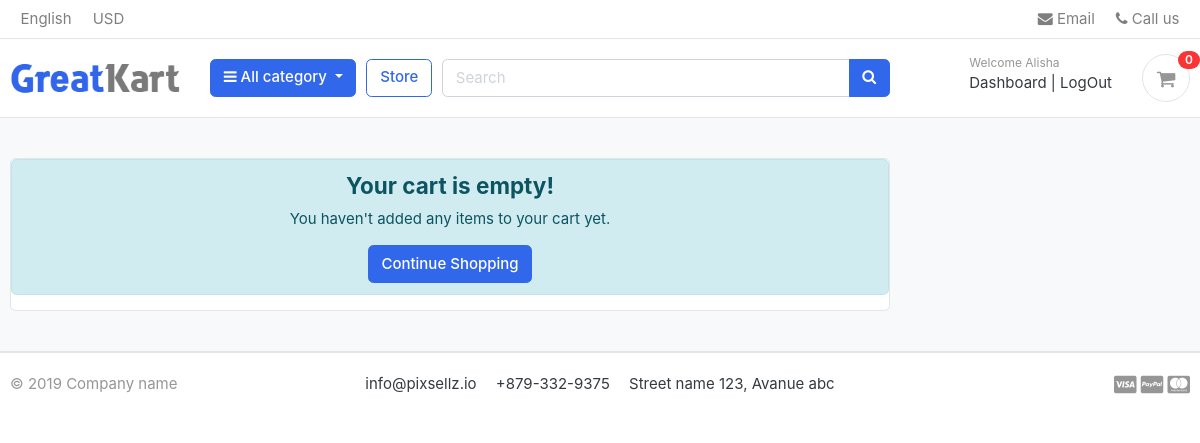
/cart/ (signed in), run on an earlier commit of the app's database.
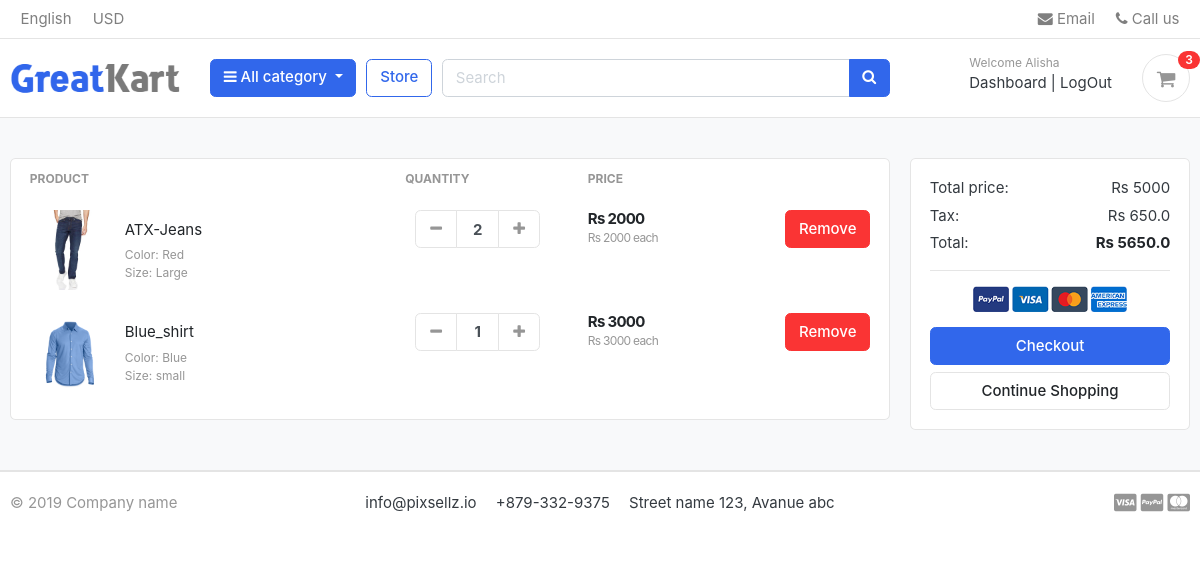
And on a later commit of the database.
### carts/models.py (models this page shows)
class CartItem(models.Model):
    user = models.ForeignKey(Account, on_delete=models.CASCADE, null=True)
    product = models.ForeignKey(Product, on_delete= models.CASCADE)
    variation = models.ManyToManyField(Variation, blank=True)
    cart = models.ForeignKey(Cart, on_delete= models.CASCADE, null= True)
    quantity = models.IntegerField(default=0)
    is_active = models.BooleanField(default=True)
    total_price = models.IntegerField(default=0)

### store/models.py (models this page shows, shortened)
class Product(models.Model):
    product_name = models.CharField(max_length=100, unique=True)
    slug = models.SlugField(max_length=100)
    description = models.TextField(max_length=200, blank=True)
    image = models.ImageField(upload_to="photos/products")
    price = models.IntegerField()
    is_available = models.BooleanField(default=True)
    category = models.ForeignKey(Categorie, on_delete=models.CASCADE)
    created_date = models.DateTimeField(auto_now_add=True)
    modified_date = models.DateTimeField(auto_now=True)
    stock = models.IntegerField()

class Variation(models.Model):
    product = models.ForeignKey(Product, on_delete=models.CASCADE)
    variation_category = models.CharField(
        max_length=100, choices=variation_category_choice
    )
    variation_value = models.CharField(max_length=100)
    is_active = models.BooleanField(default=True)
    created_date = models.DateTimeField(auto_now_add=True)
    objects = VariationManager()

### carts/views.py (the view, shortened to what this page needs)
# urls.py: path("", views.cart, name="cart"),
def cart(request):
    if request.user.is_authenticated:
        cartItem = CartItem.objects.filter(user=request.user, is_active=True)
    total = 0
    quantity = 0
    for item in cartItem:
        quantity += item.quantity
        total += item.total_price
    tax = total * 0.13
    grand_total = tax + total
    return render(
        request,
        "cart.html",
        {
            "cartItem": cartItem,
            "total": total,
            "quantity": quantity,
            "tax": tax,
            "grand_total": grand_total,
        },
    )

### carts/context_processor.py (called while the page is built, shortened)
def getQuantity(request):
    quantity = 0
    if request.user.is_authenticated:
        cart_items = CartItem.objects.filter(user=request.user, is_active=True)
    quantity = sum(item.quantity for item in cart_items)
    return {'quantity': quantity}

### category/category_processor.py (called while the page is built)
def menu_list(request):
    category_objects = Categorie.objects.all()
    return {'category_object':category_objects }

### carts/templates/cart.html (shortened to what the changed rows need)
{% extends "base.html" %}
{% load static %}
{% block content %}
<section class="section-content padding-y bg">
  <div class="container">
    <div class="row">
      <aside class="col-lg-9">
        <div class="card">
          {% if cartItem %}
            <table class="table table-borderless table-shopping-cart">
              <thead class="text-muted">
                <tr class="small text-uppercase">
                  <th scope="col">Product</th>
                  <th scope="col" width="120">Quantity</th>
                  <th scope="col" width="120">Price</th>
                  <th scope="col" class="text-right" width="200"></th>
                </tr>
              </thead>
              <tbody>
                {% for item in cartItem %}
                <tr>
                  <td>
                    <figure class="itemside align-items-center">
                      <div class="aside">
                        <img src="{{item.product.image.url}}" class="img-sm" />
                      </div>
                      <figcaption class="info">
                        <a href="#" class="title text-dark">
                          {{item.product.product_name}}
                        </a>
                        <p class="text-muted small">
                          {% for v in item.variation.all %}
                                 {{ v.variation_category|capfirst }}: {{ v.variation_value }}<br>
                            {% endfor %}
                        </p>
                      </figcaption>
                    </figure>
                  </td>
                  <td>
                    <form action="{% url 'add_cart' item.product.id %}" method="POST">
                      <div class="col">
                        <div class="input-group input-spinner">
                          <div class="input-group-prepend">
                            <button class="btn btn-light" type="submit" id="button-plus" value="decrease" name="action">
                              <i class="fa fa-minus"></i>
                            </button>
                          </div>
                          <input type="text" class="form-control" value="{{item.quantity}}" name="quantity" onchange="this.form.action.value='set'; this.form.submit()" />
                          <div class="input-group-append">
                            <button class="btn btn-light" type="submit" id="button-minus" value="increase" name="action">
                              <i class="fa fa-plus"></i>
                            </button>
                          </div>
                        </div>
                      </div>
                    </form>
                  </td>
                  <td>
                    <div class="price-wrap">
                      <var class="price">Rs {{item.total_price}}</var>
                      <small class="text-muted">
                        Rs {{item.product.price}} each
                      </small>
                    </div>
                  </td>
                  <form action="{% url 'add_cart' item.product.id %}" method="POST">
                    <td class="text-right">
                      <button class="btn btn-danger" type="submit" name="remove" value="delete">
                        Remove
                      </button>
                    </td>
                  </form>
                </tr>
                {% endfor %}
              </tbody>
            </table>
          {% else %}
            <div class="alert alert-info text-center">
              <h4 class="alert-heading">Your cart is empty!</h4>
              <p>You haven't added any items to your cart yet.</p>
              <a href="{% url 'store' %}" class="btn btn-primary">Continue Shopping</a>
            </div>
          {% endif %}
        </div>
      </aside>
      {% if cartItem %}
        <aside class="col-lg-3">
          <div class="card">
            <div class="card-body">
              <dl class="dlist-align">
                <dt>Total price:</dt>
                <dd class="text-right">Rs {{total}}</dd>
              </dl>
              <dl class="dlist-align">
                <dt>Tax:</dt>
                <dd class="text-right">Rs {{tax}}</dd>
              </dl>
              <dl class="dlist-align">
                <dt>Total:</dt>
                <dd class="text-right text-dark b">
                  <strong>Rs {{grand_total}} </strong>
                </dd>
              </dl>
              <hr />
              <p class="text-center mb-3">
                <img src="{% static './images/misc/payments.png' %}" height="26" />
              </p>
              <a href="{% url 'checkout'  %}" class="btn btn-primary btn-block">
                Checkout
              </a>
              <a href="./store.html" class="btn btn-light btn-block">Continue Shopping</a>
            </div>
          </div>
        </aside>
      {% endif %}
    </div>
  </div>
</section>
{% endblock %}

### templates/includes/navbar.html (shortened to what this page needs)
{% load static %}
<header class="section-header">
      <nav class="navbar p-md-0 navbar-expand-sm navbar-light border-bottom">
        <div class="container">
          <div class="collapse navbar-collapse" id="navbarTop4">
            <ul class="navbar-nav mr-auto">
              <li class="nav-item dropdown">
                <a href="#" class="nav-link"> English </a>
              </li>
              <li class="nav-item dropdown">
                <a href="#" class="nav-link"> USD </a>
              </li>
            </ul>
            <ul class="navbar-nav">
              <li>
                <a href="#" class="nav-link">
                  <i class="fa fa-envelope"></i> Email
                </a>
              </li>
              <li>
                <a href="#" class="nav-link">
                  <i class="fa fa-phone"></i> Call us
                </a>
              </li>
            </ul>
          </div>
        </div>
      </nav>
      <section class="header-main border-bottom">
        <div class="container">
          <div class="row align-items-center">
            <div class="col-lg-2 col-md-3 col-6">
              <a href="./" class="brand-wrap">
                <img class="logo" src="{% static './images/logo.png' %}" />
              </a>
            </div>
            <div class="col-lg col-sm col-md col-6 flex-grow-0">
              <div class="category-wrap dropdown d-inline-block float-right">
                <button
                  type="button"
                  class="btn btn-primary dropdown-toggle"
                  data-toggle="dropdown"
                >
                  <i class="fa fa-bars"></i> All category
                </button>
              </div>
            </div>
            <a href="{% url 'store' %}" class="btn btn-outline-primary">Store</a>
            <div class="col-lg col-md-6 col-sm-12 col">
              <form action="{% url 'search' %}" class="search" method='get'>
                <div class="input-group w-100">
                  <input
                    type="text"
                    class="form-control"
                    style="width: 60%"
                    placeholder="Search"
                    name = "q"
                  />
                  <div class="input-group-append">
                    <button class="btn btn-primary" type="submit">
                      <i class="fa fa-search"></i>
                    </button>
                  </div>
                </div>
              </form>
            </div>
            <div class="col-lg-3 col-sm-6 col-8 order-2 order-lg-3">
              <div class="d-flex justify-content-end mb-3 mb-lg-0">
                <div class="widget-header">
                  {% if user.id is None %}
                  <small class="title text-muted">Welcome guest!</small>
                  <div>
                    <a href="{% url 'login'  %}">Sign in</a>
                    <span class="dark-transp"> | </span>
                    <a href="{% url 'registration'  %}"> Register</a>
                  </div>
                  {% else %}
                  <small class="title text-muted">Welcome {{user.first_name}}</small>
                  <div>
                    <a href="{% url 'dashboard'  %}">Dashboard</a>
                    <span class="dark-transp"> | </span>
                    <a href="{% url 'logout'  %}"> LogOut</a>
                  </div>
                  {% endif %}
                </div>
                <a href="{% url 'cart' %}" class="widget-header pl-3 ml-3">
                  <div class="icon icon-sm rounded-circle border">
                    <i class="fa fa-shopping-cart"></i>
                  </div>
                  <span class="badge badge-pill badge-danger notify">{{quantity}}</span>
                </a>
              </div>
            </div>
          </div>
        </div>
      </section>
    </header>

What changed in the data, as far as the page shows it:
added CartItem: product.image (picture), product.product_name "ATX-Jeans", quantity "2", total_price "2000", product.price "2000"
now on this page (row unchanged): Variation: variation_category "Color", variation_value "Red", shown under "ATX-Jeans"
now on this page (row unchanged): Variation: variation_category "Size", variation_value "Large", shown under "ATX-Jeans"
added CartItem: product.image (picture), product.product_name "Blue_shirt", quantity "1", total_price "3000", product.price "3000"
now on this page (row unchanged): Variation: variation_category "Color", variation_value "Blue", shown under "Blue_shirt"
now on this page (row unchanged): Variation: variation_category "Size", variation_value "small", shown under "Blue_shirt"
Also different on the page:
{{ quantity }}: "0" → "3"
{{ total }}: (not shown) → "5000"
{{ tax }}: (not shown) → "650.0"
{{ grand_total }}: (not shown) → "5650.0"
text no longer shown: "Your cart is empty! You haven't added any items to your cart yet."
text now shown: "PRODUCT QUANTITY PRICE Total price: Rs Tax: Rs Total: Rs Checkout"
